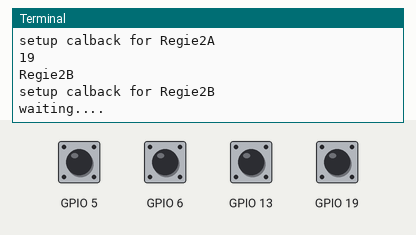
This program was run on a simulated Raspberry Pi (BCM pin numbers). Parts: the last lines printed to the terminal. The test bench sets the inputs (shaded band); at power-on: GPIO 5, GPIO 6, GPIO 13, GPIO 19 HIGH.

Above: at 1.2 s.
1.3 s: GPIO 5 pulled LOW for 0.15 s
At 2.2 s:
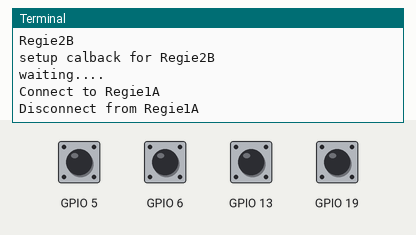
2.9 s: GPIO 6 pulled LOW for 0.15 s
At 3.4 s:
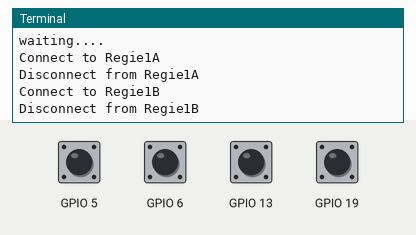
4.5 s: GPIO 13 pulled LOW for 0.15 s
At 4.63 s:
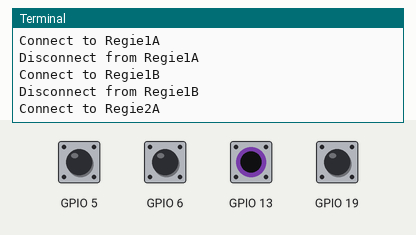
6.1 s: GPIO 19 pulled LOW for 0.15 s
At 6.23 s:
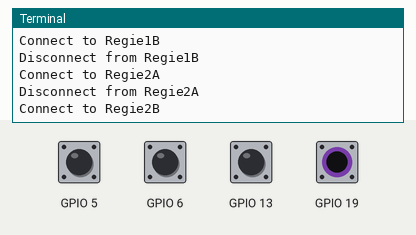
Timing chart, 0 to 8.7 s (numbered marks = the images above; inputs shaded):
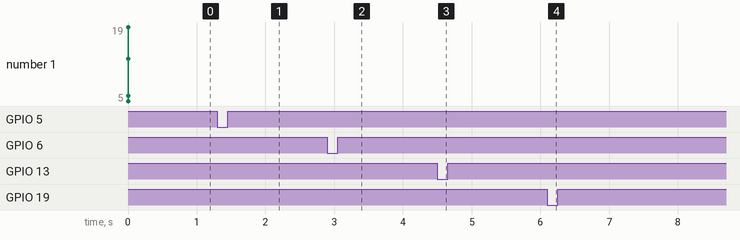

Measured:
- after the input at 1.3 s, the terminal: prints a new line at once (image 1)
- after the input at 2.9 s, the terminal: prints a new line at once (image 2)
- after the input at 4.5 s, the terminal: prints a new line at once (image 3)
- after the input at 6.1 s, the terminal: prints a new line at once (image 4)

The program:

gpio.py
```python
from gpiozero import Button
import time

def genConnectTo(to):
    print("setup calback for " + to)
    def wrapper():
        print('Connect to ' + to)
    return wrapper

def genDisconnectDevice(device):
    def wrapper():
        print('Disconnect from ' + device)
    return wrapper

input_mapping_A = {
    5 : "Regie1A",
    6 : "Regie1B",
    13 : "Regie2A",
    19 : "Regie2B"
}

buttons = []

for pin in input_mapping_A:
    print(pin)
    buttons.append(Button(pin))
    print(input_mapping_A[pin])
    buttons[len(buttons) - 1].when_pressed = genConnectTo(input_mapping_A[pin])
    buttons[len(buttons) - 1].when_released = genDisconnectDevice(input_mapping_A[pin])

while True:
    print('waiting....')
    time.sleep(10)

print("Goodbye!")
```
